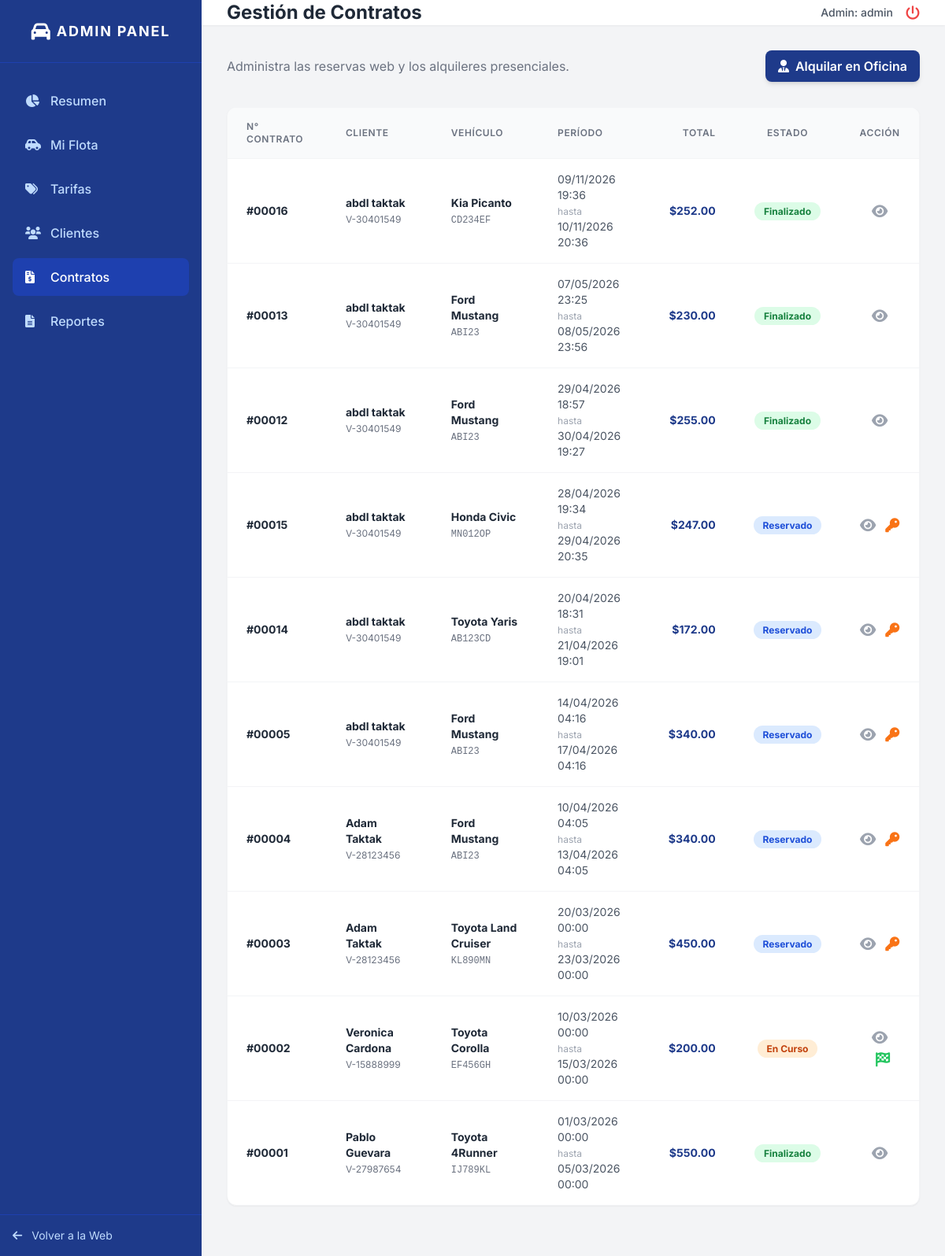
The app's page /views/admin/alquileres.php (signed in) with its own data.
### tables this page shows
CREATE TABLE `alquileres` (
  `ID_Alquiler` int NOT NULL,
  `ID_Cliente` int DEFAULT NULL,
  `ID_Vehiculo` int DEFAULT NULL,
  `Fecha_Salida` datetime NOT NULL,
  `Fecha_Devolucion_Prevista` datetime NOT NULL,
  `Fecha_Devolucion_Real` datetime DEFAULT NULL,
  `Dias_Cobrados` int DEFAULT NULL,
  `Horas_Extra` int DEFAULT '0',
  `Monto_Horas_Extra` decimal(10,2) DEFAULT '0.00',
  `Monto_Total` decimal(10,2) DEFAULT NULL,
  `Deposito_Garantia` decimal(10,2) DEFAULT '100.00',
  `Estado_Deposito` enum('Retenido','Devuelto','Penalizado') DEFAULT 'Retenido',
  `Estado` enum('Reservado','En Curso','Finalizado','Cancelado') DEFAULT 'Reservado',
  `Tiene_Servicios` tinyint(1) DEFAULT '0',
  `Tiene_Accesorios` tinyint(1) DEFAULT '0'
);

CREATE TABLE `clientes` (
  `ID_Cliente` int NOT NULL,
  `Tipo_Documento` enum('V','E','J','G','P') NOT NULL,
  `Numero_Documento` varchar(20) NOT NULL,
  `Nombre` varchar(50) NOT NULL,
  `Apellido` varchar(50) NOT NULL,
  `Telefono` varchar(20) DEFAULT NULL,
  `Licencia_Conducir` varchar(50) NOT NULL,
  `Email` varchar(100) DEFAULT NULL
);

CREATE TABLE `vehiculos` (
  `ID_Vehiculo` int NOT NULL,
  `ID_Categoria` int DEFAULT NULL,
  `Placa` varchar(20) NOT NULL,
  `Marca` varchar(50) NOT NULL,
  `Modelo` varchar(50) NOT NULL,
  `Anio` int NOT NULL,
  `Color` varchar(30) DEFAULT NULL,
  `Capacidad` tinyint NOT NULL,
  `Estado` enum('Disponible','Alquilado','Mantenimiento') DEFAULT 'Disponible',
  `Imagen_URL` varchar(255) DEFAULT 'assets/img/default.jpg'
);

### views/admin/alquileres.php (the view, shortened to what this page needs)
<?php
require_once '../../config/database_connection.php';
$registros_por_pagina = 10;
$pagina_actual = isset($_GET['pagina']) ? (int)$_GET['pagina'] : 1;
$offset = max(0, ($pagina_actual - 1) * $registros_por_pagina);
$query_contratos = "
    SELECT a.ID_Alquiler, a.Fecha_Salida, a.Fecha_Devolucion_Prevista, a.Monto_Total, a.Estado,
           c.Nombre AS ClienteNombre, c.Apellido AS ClienteApellido, c.Tipo_Documento, c.Numero_Documento,
           v.Marca, v.Modelo, v.Placa
    FROM alquileres a
    JOIN clientes c ON a.ID_Cliente = c.ID_Cliente
    JOIN vehiculos v ON a.ID_Vehiculo = v.ID_Vehiculo
    ORDER BY a.Fecha_Salida DESC
    LIMIT $offset, $registros_por_pagina
";
$contratos = $connection->query($query_contratos);
?>
<!DOCTYPE html>
<html lang="es">
<head>
    <link rel="stylesheet" href="../../style.css">
    <script src="https://cdn.tailwindcss.com"></script>
    <link href="https://cdnjs.cloudflare.com/ajax/libs/font-awesome/6.0.0/css/all.min.css" rel="stylesheet">
</head>
<body class="bg-gray-100 flex h-screen overflow-hidden">
    <aside class="w-64 bg-blue-900 text-white flex flex-col flex-shrink-0">
        <div class="h-20 flex items-center justify-center border-b border-blue-800">
            <i class="fa-solid fa-car text-2xl mr-2"></i>
            <span class="font-bold text-lg tracking-widest">ADMIN PANEL</span>
        </div>
       <nav class="flex-1 px-4 py-6 space-y-2">
            <a href="dashboard.php" class="flex items-center gap-3 <?php echo basename($_SERVER['PHP_SELF']) == 'dashboard.php' ? 'bg-blue-800' : 'text-blue-200 hover:bg-blue-800 hover:text-white'; ?> px-4 py-3 rounded-lg font-medium transition-colors">
                <i class="fa-solid fa-chart-pie w-5"></i> Resumen
            </a>
            <a href="vehiculos.php" class="flex items-center gap-3 <?php echo basename($_SERVER['PHP_SELF']) == 'vehiculos.php' ? 'bg-blue-800' : 'text-blue-200 hover:bg-blue-800 hover:text-white'; ?> px-4 py-3 rounded-lg font-medium transition-colors">
                <i class="fa-solid fa-car-side w-5"></i> Mi Flota
            </a>
            <a href="tarifas.php" class="flex items-center gap-3 <?php echo basename($_SERVER['PHP_SELF']) == 'tarifas.php' ? 'bg-blue-800' : 'text-blue-200 hover:bg-blue-800 hover:text-white'; ?> px-4 py-3 rounded-lg font-medium transition-colors">
                <i class="fa-solid fa-tags w-5"></i> Tarifas
            </a>
            <a href="clientes.php" class="flex items-center gap-3 <?php echo basename($_SERVER['PHP_SELF']) == 'clientes.php' ? 'bg-blue-800' : 'text-blue-200 hover:bg-blue-800 hover:text-white'; ?> px-4 py-3 rounded-lg font-medium transition-colors">
                <i class="fa-solid fa-users w-5"></i> Clientes
            </a>
            <a href="alquileres.php" class="flex items-center gap-3 <?php echo basename($_SERVER['PHP_SELF']) == 'alquileres.php' ? 'bg-blue-800' : 'text-blue-200 hover:bg-blue-800 hover:text-white'; ?> px-4 py-3 rounded-lg font-medium transition-colors">
                <i class="fa-solid fa-file-invoice-dollar w-5"></i> Contratos
            </a>
            <a href="reportes.php" class="flex items-center gap-3 <?php echo basename($_SERVER['PHP_SELF']) == 'reportes.php' ? 'bg-blue-800 text-white' : 'text-blue-200 hover:bg-blue-800 hover:text-white'; ?> px-4 py-3 rounded-lg font-medium transition-colors">
                <i class="fa-solid fa-file-lines w-5"></i> Reportes
            </a>
        </nav>
        <div class="p-4 border-t border-blue-800">
            <a href="../../index.php" class="flex items-center gap-3 text-blue-200 hover:text-white transition-colors text-sm">
                <i class="fa-solid fa-arrow-left"></i> Volver a la Web
            </a>
        </div>
    </aside>
    <main class="flex-1 flex flex-col overflow-y-auto">
        <header class="h-20 bg-white shadow-sm flex items-center justify-between px-8 sticky top-0 z-10">
            <h1 class="text-2xl font-bold text-gray-800">Gestión de Contratos</h1>
            <div class="flex items-center gap-4">
                <span class="text-sm font-medium text-gray-600">Admin: <?php echo $_SESSION['username']; ?></span>
                <a href="../../controllers/logout_controller.php" class="text-red-500 hover:text-red-700">
                    <i class="fa-solid fa-power-off text-lg"></i>
                </a>
            </div>
        </header>
        <div class="p-8 flex-1">
            <div class="flex justify-between items-center mb-8">
                <p class="text-gray-500">Administra las reservas web y los alquileres presenciales.</p>
                <a href="nuevo_alquiler.php" class="bg-blue-900 hover:bg-blue-800 text-white px-4 py-2 rounded-lg font-semibold shadow-md flex items-center gap-2">
                    <i class="fa-solid fa-user-tie"></i> Alquilar en Oficina
                </a>
            </div>
            <div class="bg-white rounded-xl shadow-sm border border-gray-100 overflow-hidden mb-8">
                <table class="w-full text-left border-collapse">
                    <thead>
                        <tr class="bg-gray-50 text-gray-500 text-xs uppercase tracking-wider border-b border-gray-100">
                            <th class="px-6 py-4 font-semibold">N° Contrato</th>
                            <th class="px-6 py-4 font-semibold">Cliente</th>
                            <th class="px-6 py-4 font-semibold">Vehículo</th>
                            <th class="px-6 py-4 font-semibold">Período</th>
                            <th class="px-6 py-4 font-semibold text-right">Total</th>
                            <th class="px-6 py-4 font-semibold text-center">Estado</th>
                            <th class="px-6 py-4 font-semibold text-center">Acción</th>
                        </tr>
                    </thead>
                    <tbody class="divide-y divide-gray-100 text-sm">
                        <?php while($c = $contratos->fetch_assoc()): ?>
                        <tr class="hover:bg-gray-50">
                            <td class="px-6 py-4 font-bold text-gray-800">#<?php echo str_pad($c['ID_Alquiler'], 5, "0", STR_PAD_LEFT); ?></td>
                            <td class="px-6 py-4">
                                <span class="font-bold text-gray-800 block"><?php echo $c['ClienteNombre'] . ' ' . $c['ClienteApellido']; ?></span>
                                <span class="text-xs text-gray-500"><?php echo $c['Tipo_Documento'].'-'.$c['Numero_Documento']; ?></span>
                            </td>
                            <td class="px-6 py-4">
                                <span class="font-bold text-gray-800 block"><?php echo $c['Marca'] . ' ' . $c['Modelo']; ?></span>
                                <span class="text-xs text-gray-500 font-mono"><?php echo $c['Placa']; ?></span>
                            </td>
                            <td class="px-6 py-4 text-gray-600">
                                <?php echo date('d/m/Y H:i', strtotime($c['Fecha_Salida'])); ?> <br>
                                <span class="text-xs text-gray-400">hasta</span> <br>
                                <?php echo date('d/m/Y H:i', strtotime($c['Fecha_Devolucion_Prevista'])); ?>
                            </td>
                            <td class="px-6 py-4 text-right font-bold text-blue-900">
                                $<?php echo number_format($c['Monto_Total'], 2); ?>
                            </td>
                            <td class="px-6 py-4 text-center">
                                <?php
                                    $bg = 'bg-gray-100 text-gray-600';
                                    if($c['Estado'] == 'Reservado') $bg = 'bg-blue-100 text-blue-700';
                                    if($c['Estado'] == 'En Curso') $bg = 'bg-orange-100 text-orange-700';
                                    if($c['Estado'] == 'Finalizado') $bg = 'bg-green-100 text-green-700';
                                ?>
                                <span class="px-3 py-1 rounded-full text-xs font-bold <?php echo $bg; ?>">
                                    <?php echo $c['Estado']; ?>
                                </span>
                            </td>
                            <td class="px-6 py-4 text-center space-x-2">
                                <a href="ver_alquiler.php?id=<?php echo $c['ID_Alquiler']; ?>"
                                    class="text-gray-400 hover:text-blue-900 transition-colors inline-block transform hover:scale-110"
                                    title="Ver Detalles del Contrato">
                                    <i class="fa-solid fa-eye text-lg"></i>
                                </a>
                                <?php if($c['Estado'] == 'Reservado'): ?>
                                    <a href="../../controllers/cambiar_estado_alquiler.php?id=<?php echo $c['ID_Alquiler']; ?>&accion=entregar"
                                        class="text-orange-500 hover:text-orange-700 transition-colors inline-block transform hover:scale-110"
                                        title="Entregar Llaves (Pasar a En Curso)">
                                        <i class="fa-solid fa-key text-lg"></i>
                                    </a>
                                <?php elseif($c['Estado'] == 'En Curso'): ?>
                                    <a href="../../controllers/cambiar_estado_alquiler.php?id=<?php echo $c['ID_Alquiler']; ?>&accion=finalizar"
                                        onclick="return confirm('¿Confirmas que el vehículo fue devuelto?');"
                                        class="text-green-500 hover:text-green-700 transition-colors inline-block transform hover:scale-110"
                                        title="Recibir Vehículo (Finalizar Contrato)">
                                        <i class="fa-solid fa-flag-checkered text-lg"></i>
                                    </a>
                                <?php endif; ?>
                            </td>
                        </tr>
                        <?php endwhile; ?>
                    </tbody>
                </table>
            </div>
        </div>
    </main>
</body>
</html>

### style.css (style rules this page uses)
:root { --primary-blue: #1e3a8a; --hover-blue: #1e40af; --bg-light: #f8fafc; --text-main: #1f2937; --danger: #ef4444; }
html { scroll-behavior: smooth; }
body { font-family: 'Inter', sans-serif; background-color: var(--bg-light); color: var(--text-main); -webkit-font-smoothing: antialiased; -moz-osx-font-smoothing: grayscale; margin: 0; padding: 0; }

### records on screen
alquileres: ID_Alquiler "00016", ID_Cliente.Nombre "abdl", ID_Cliente.Apellido "taktak", ID_Cliente.Tipo_Documento "V", ID_Cliente.Numero_Documento "30401549", ID_Vehiculo.Marca "Kia", ID_Vehiculo.Modelo "Picanto", ID_Vehiculo.Placa "CD234EF", Fecha_Salida "09/11/2026 19:36", Fecha_Devolucion_Prevista "10/11/2026 20:36", Monto_Total "252.00", Estado "Finalizado"
alquileres: ID_Alquiler "00013", ID_Cliente.Nombre "abdl", ID_Cliente.Apellido "taktak", ID_Cliente.Tipo_Documento "V", ID_Cliente.Numero_Documento "30401549", ID_Vehiculo.Marca "Ford", ID_Vehiculo.Modelo "Mustang", ID_Vehiculo.Placa "ABI23", Fecha_Salida "07/05/2026 23:25", Fecha_Devolucion_Prevista "08/05/2026 23:56", Monto_Total "230.00", Estado "Finalizado"
alquileres: ID_Alquiler "00012", ID_Cliente.Nombre "abdl", ID_Cliente.Apellido "taktak", ID_Cliente.Tipo_Documento "V", ID_Cliente.Numero_Documento "30401549", ID_Vehiculo.Marca "Ford", ID_Vehiculo.Modelo "Mustang", ID_Vehiculo.Placa "ABI23", Fecha_Salida "29/04/2026 18:57", Fecha_Devolucion_Prevista "30/04/2026 19:27", Monto_Total "255.00", Estado "Finalizado"
alquileres: ID_Alquiler "00015", ID_Cliente.Nombre "abdl", ID_Cliente.Apellido "taktak", ID_Cliente.Tipo_Documento "V", ID_Cliente.Numero_Documento "30401549", ID_Vehiculo.Marca "Honda", ID_Vehiculo.Modelo "Civic", ID_Vehiculo.Placa "MN012OP", Fecha_Salida "28/04/2026 19:34", Fecha_Devolucion_Prevista "29/04/2026 20:35", Monto_Total "247.00", Estado "Reservado"
alquileres: ID_Alquiler "00014", ID_Cliente.Nombre "abdl", ID_Cliente.Apellido "taktak", ID_Cliente.Tipo_Documento "V", ID_Cliente.Numero_Documento "30401549", ID_Vehiculo.Marca "Toyota", ID_Vehiculo.Modelo "Yaris", ID_Vehiculo.Placa "AB123CD", Fecha_Salida "20/04/2026 18:31", Fecha_Devolucion_Prevista "21/04/2026 19:01", Monto_Total "172.00", Estado "Reservado"
alquileres: ID_Alquiler "00005", ID_Cliente.Nombre "abdl", ID_Cliente.Apellido "taktak", ID_Cliente.Tipo_Documento "V", ID_Cliente.Numero_Documento "30401549", ID_Vehiculo.Marca "Ford", ID_Vehiculo.Modelo "Mustang", ID_Vehiculo.Placa "ABI23", Fecha_Salida "14/04/2026 04:16", Fecha_Devolucion_Prevista "17/04/2026 04:16", Monto_Total "340.00", Estado "Reservado"
alquileres: ID_Alquiler "00004", ID_Cliente.Nombre "Adam", ID_Cliente.Apellido "Taktak", ID_Cliente.Tipo_Documento "V", ID_Cliente.Numero_Documento "28123456", ID_Vehiculo.Marca "Ford", ID_Vehiculo.Modelo "Mustang", ID_Vehiculo.Placa "ABI23", Fecha_Salida "10/04/2026 04:05", Fecha_Devolucion_Prevista "13/04/2026 04:05", Monto_Total "340.00", Estado "Reservado"
alquileres: ID_Alquiler "00003", ID_Cliente.Nombre "Adam", ID_Cliente.Apellido "Taktak", ID_Cliente.Tipo_Documento "V", ID_Cliente.Numero_Documento "28123456", ID_Vehiculo.Marca "Toyota", ID_Vehiculo.Modelo "Land Cruiser", ID_Vehiculo.Placa "KL890MN", Fecha_Salida "20/03/2026 00:00", Fecha_Devolucion_Prevista "23/03/2026 00:00", Monto_Total "450.00", Estado "Reservado"
alquileres: ID_Alquiler "00002", ID_Cliente.Nombre "Veronica", ID_Cliente.Apellido "Cardona", ID_Cliente.Tipo_Documento "V", ID_Cliente.Numero_Documento "15888999", ID_Vehiculo.Marca "Toyota", ID_Vehiculo.Modelo "Corolla", ID_Vehiculo.Placa "EF456GH", Fecha_Salida "10/03/2026 00:00", Fecha_Devolucion_Prevista "15/03/2026 00:00", Monto_Total "200.00", Estado "En Curso"
alquileres: ID_Alquiler "00001", ID_Cliente.Nombre "Pablo", ID_Cliente.Apellido "Guevara", ID_Cliente.Tipo_Documento "V", ID_Cliente.Numero_Documento "27987654", ID_Vehiculo.Marca "Toyota", ID_Vehiculo.Modelo "4Runner", ID_Vehiculo.Placa "IJ789KL", Fecha_Salida "01/03/2026 00:00", Fecha_Devolucion_Prevista "05/03/2026 00:00", Monto_Total "550.00", Estado "Finalizado"

### other values on screen
$_SESSION['username'] "admin"
